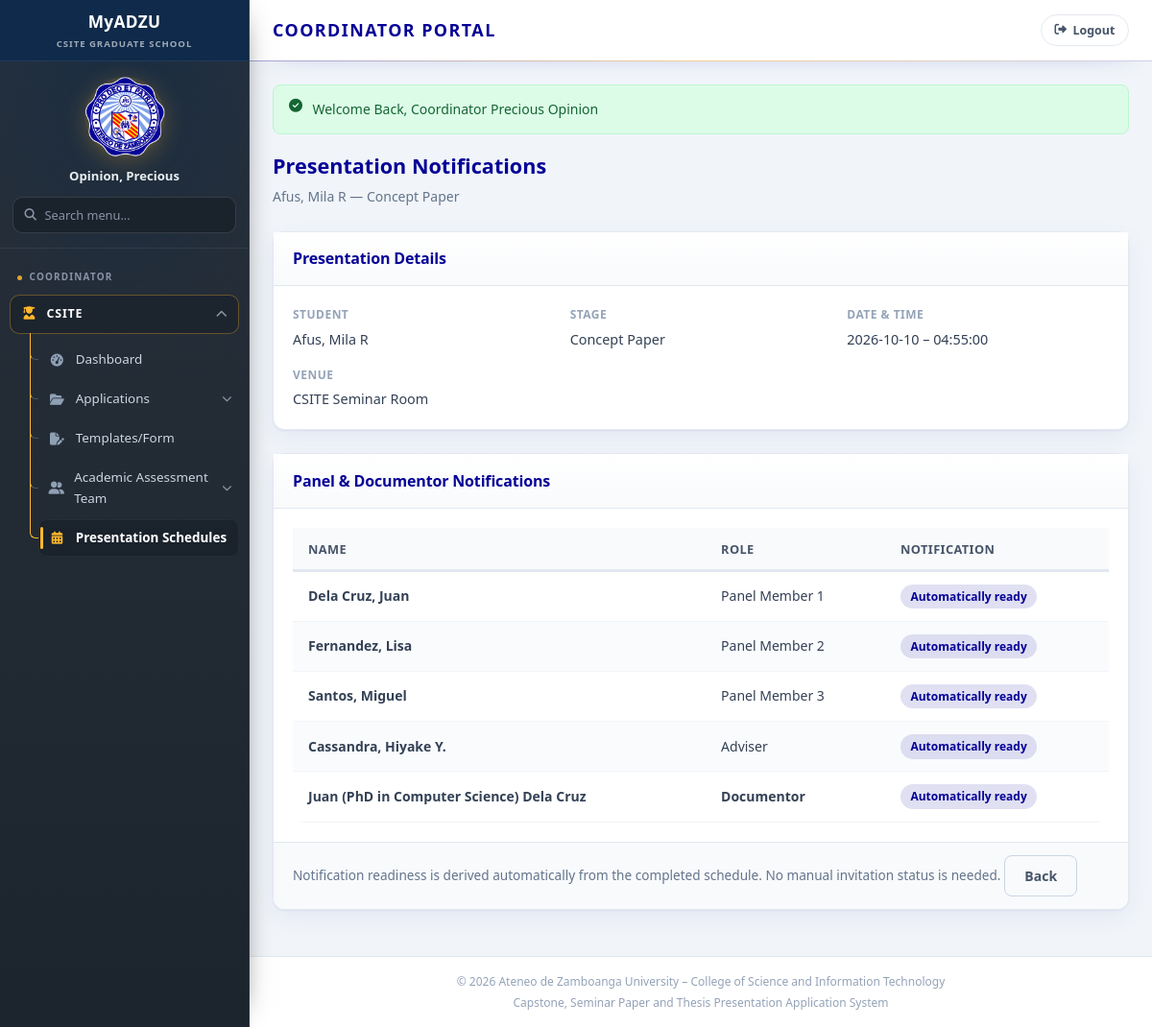
The page /coordinator/schedule/notification.php?id=4 (signed in) on the database its author committed.
### tables this page shows
CREATE TABLE `schedules` (
  `schedule_id` int(11) NOT NULL,
  `application_id` int(11) NOT NULL,
  `managed_by_user_id` int(11) NOT NULL,
  `presentation_date` date NOT NULL,
  `start_time` time NOT NULL,
  `end_time` time DEFAULT NULL,
  `venue` varchar(200) NOT NULL,
  `adviser_id` int(11) DEFAULT NULL,
  `documentor_first_name` varchar(100) DEFAULT NULL,
  `documentor_middle_name` varchar(100) DEFAULT NULL,
  `documentor_last_name` varchar(100) DEFAULT NULL,
  `status` enum('pending','confirmed','completed','cancelled') NOT NULL DEFAULT 'pending',
  `notes` text DEFAULT NULL,
  `created_at` timestamp NOT NULL DEFAULT current_timestamp(),
  `updated_at` timestamp NOT NULL DEFAULT current_timestamp() ON UPDATE current_timestamp()
);

CREATE TABLE `applications` (
  `application_id` int(11) NOT NULL,
  `user_id` int(11) NOT NULL,
  `presentation_stage` varchar(100) NOT NULL,
  `paper_title` text NOT NULL,
  `status` enum('submitted','under_review','for_payment','payment_recorded','ready_for_presentation','scheduled','approved','requires_revision','completed') DEFAULT 'submitted',
  `coordinator_comment` text DEFAULT NULL,
  `grad_school_endorsed` tinyint(1) NOT NULL DEFAULT 0,
  `payment_recorded` tinyint(1) NOT NULL DEFAULT 0,
  `receipt_number` varchar(100) DEFAULT NULL,
  `payment_date` date DEFAULT NULL,
  `payment_amount` decimal(10,2) DEFAULT NULL,
  `ready_for_presentation` tinyint(1) NOT NULL DEFAULT 0,
  `workflow_state` text DEFAULT NULL,
  `result` varchar(50) DEFAULT NULL,
  `submitted_at` timestamp NOT NULL DEFAULT current_timestamp(),
  `updated_at` timestamp NOT NULL DEFAULT current_timestamp() ON UPDATE current_timestamp(),
  `archived_at` timestamp NULL DEFAULT NULL
);

CREATE TABLE `advisor_pool` (
  `adviser_id` int(11) NOT NULL,
  `name` varchar(150) NOT NULL,
  `qualification` varchar(150) NOT NULL,
  `email` varchar(100) DEFAULT NULL,
  `availability` enum('available','unavailable') NOT NULL DEFAULT 'available',
  `notes` text DEFAULT NULL,
  `created_at` timestamp NOT NULL DEFAULT current_timestamp()
);

### includes/config/modules/25-prototype-store.php (called while the page is built, shortened)
<?php
function storeGet(string $key, array $default = []): array {
    return $_SESSION[$key] ?? $default;
}

### includes/config/db.php (called while the page is built, shortened)
<?php
class DB {
    private static $pdo = null;
    public static function getConnection() {
        if (self::$pdo === null) {
            $host = 'localhost';
            $db   = 'csite_grad_school';
            $user = 'root';
            $pass = '';
            $port = '3306';
            $dsn = "mysql:host=$host;port=$port;dbname=$db;charset=utf8mb4";
            try {
                self::$pdo = new PDO($dsn, $user, $pass, [
                    PDO::ATTR_ERRMODE            => PDO::ERRMODE_EXCEPTION,
                    PDO::ATTR_DEFAULT_FETCH_MODE => PDO::FETCH_ASSOC,
                    PDO::ATTR_EMULATE_PREPARES   => false,
                ]);
            } catch (PDOException $e) {
                die("Database Connection Error: " . $e->getMessage());
            }
        }
        return self::$pdo;
    }
    public static function query($sql, $params = []) {
        $pdo = self::getConnection();
        $stmt = $pdo->prepare($sql);
        $stmt->execute($params);
        return $stmt;
    }
}

### includes/config/modules/46-schedules.php (called while the page is built, shortened)
<?php
function findSchedule(string $id): ?array {
    if (class_exists('DB') && ctype_digit($id)) {
        try {
            $stmt = DB::getConnection()->prepare(
                'SELECT sc.schedule_id AS id, sc.application_id AS applicationId,
                        u.email AS studentEmail,
                        TRIM(CONCAT(s.last_name, ", ", s.first_name, IF(s.middle_initial IS NULL OR s.middle_initial = "", "", CONCAT(" ", s.middle_initial)))) AS studentName,
                        a.presentation_stage AS stage, sc.presentation_date AS date,
                        sc.start_time AS time, sc.venue, sc.status, ap.name AS adviser,
                        TRIM(CONCAT_WS(" ", sc.documentor_first_name, sc.documentor_middle_name, sc.documentor_last_name)) AS documentor,
                        GROUP_CONCAT(CONCAT(pm.last_name, ", ", pm.first_name, IF(pm.middle_name IS NULL OR pm.middle_name = "", "", CONCAT(" ", pm.middle_name)) ) ORDER BY spa.assignment_id SEPARATOR ", ") AS panel
                 FROM schedules sc
                 INNER JOIN applications a ON a.application_id = sc.application_id
                 INNER JOIN users u ON u.user_id = a.user_id
                 LEFT JOIN students s ON s.user_id = u.user_id
                 LEFT JOIN advisor_pool ap ON ap.adviser_id = sc.adviser_id
                 LEFT JOIN schedule_panel_assignments spa ON spa.schedule_id = sc.schedule_id
                 LEFT JOIN panel_members pm ON pm.panel_member_id = spa.panel_member_id
                 WHERE sc.schedule_id = :id
                 GROUP BY sc.schedule_id
                 LIMIT 1'
            );
            $stmt->execute(['id' => (int) $id]);
            return $stmt->fetch() ?: null;
        } catch (Throwable $e) {
            return null;
        }
    }
    return null;
}
function databaseSchedulePanelMembers(int $applicationId): array {
    if (!class_exists('DB') || $applicationId <= 0) return [];    try {
        $rows = DB::query(
                'SELECT pm.*, spa.panel_role
             FROM schedules sc
             INNER JOIN schedule_panel_assignments spa ON spa.schedule_id = sc.schedule_id
             INNER JOIN panel_members pm ON pm.panel_member_id = spa.panel_member_id
             WHERE sc.application_id = :application_id
             ORDER BY spa.assignment_id'
        , ['application_id' => $applicationId])->fetchAll();
        return array_map(static function (array $row): array {
            $member = normalizePanelMemberRow($row);
            if (isset($row['panel_role'])) {
                $member['panel_role'] = (string) $row['panel_role'];
            }
            return $member;
        }, $rows);
    } catch (Throwable $e) {
        return [];
    }
}

### includes/config/modules/45-pools.php (called while the page is built, shortened)
<?php
function normalizePanelMemberRow(array $row): array {
    $firstName = trim((string) ($row['first_name'] ?? ''));
    $middleName = trim((string) ($row['middle_name'] ?? ''));
    $lastName = trim((string) ($row['last_name'] ?? ''));
    $givenName = trim(implode(' ', array_filter([$firstName, $middleName])));
    return [
        'id' => (string) ($row['panel_member_id'] ?? $row['id'] ?? ''),
        'name' => $lastName !== '' ? $lastName . ', ' . $givenName : (string) ($row['name'] ?? ''),
        'first_name' => $firstName,
        'middle_name' => $middleName,
        'last_name' => $lastName,
        'qualification' => (string) ($row['qualification'] ?? ''),
        'email' => (string) ($row['email'] ?? ''),
        'notes' => (string) ($row['notes'] ?? ''),
        'panelSessions' => (int) ($row['panel_sessions'] ?? $row['panelSessions'] ?? 0),
        'availability' => (string) ($row['availability'] ?? 'available'),
    ];
}

### includes/config/modules/10-ui-and-urls.php (called while the page is built, shortened)
<?php
function url(string $path): string {
    return BASE_URL . '/' . ltrim($path, '/');
}

### coordinator/schedule/notification.php (the view, shortened to what this page needs)
<?php
require_once __DIR__ . '/../../includes/config/db.php';
$sch = findSchedule((string) ($_GET['id'] ?? '')) ?? (storeGet('schedules')[0] ?? null);
$notificationPanelMembers = $sch ? databaseSchedulePanelMembers((int) ($sch['applicationId'] ?? 0)) : [];
$panelNames = array_map(static function (array $member): string {
    return trim($member['last_name'] . ', ' . $member['first_name'] . (!empty($member['middle_name']) ? ' ' . $member['middle_name'] : ''));
}, $notificationPanelMembers);
$isScheduled = $sch && !empty($sch['date']) && !empty($sch['time']) && !empty($sch['venue']);
require_once __DIR__ . '/../../includes/layout/header.php';
?>
<div class="page-header">
    <h2>Presentation Notifications</h2>
    <p><?= $sch ? htmlspecialchars(($sch['studentName'] ?? '') . ' — ' . ($sch['stage'] ?? '')) : 'Notification status for panel members and documentor.' ?></p>
</div>
<div class="card">
    <div class="card-header"><h3>Presentation Details</h3></div>
    <div class="card-body">
        <div class="detail-grid">
            <div class="detail-item"><label>Student</label><span><?= htmlspecialchars($sch['studentName'] ?? '—') ?></span></div>
            <div class="detail-item"><label>Stage</label><span><?= htmlspecialchars($sch['stage'] ?? '—') ?></span></div>
            <div class="detail-item"><label>Date &amp; Time</label><span><?= $sch ? htmlspecialchars(($sch['date'] ?? '') . ' – ' . ($sch['time'] ?? '')) : '—' ?></span></div>
            <?php if (!empty($sch['venue'])): ?>
            <div class="detail-item"><label>Venue</label><span><?= htmlspecialchars($sch['venue']) ?></span></div>
            <?php endif; ?>
        </div>
    </div>
</div>
<div class="card">
    <div class="card-header"><h3>Panel &amp; Documentor Notifications</h3></div>
    <div class="card-body">
        <div class="table-responsive">
            <table class="data-table">
                <thead>
                    <tr><th>Name</th><th>Role</th><th>Notification</th></tr>
                </thead>
                <tbody>
                    <?php foreach ($panelNames as $i => $name): ?>
                    <tr>
                        <td><strong><?= htmlspecialchars($name) ?></strong></td>
                        <td>Panel Member <?= $i + 1 ?></td>
                        <td><?= $isScheduled ? '<span class="status-badge status-confirmed">Automatically ready</span>' : '<span class="status-badge status-pending">Waiting for schedule details</span>' ?></td>
                    </tr>
                    <?php endforeach; ?>
                    <tr>
                        <td><strong><?= htmlspecialchars($sch['adviser'] ?? '—') ?></strong></td>
                        <td>Adviser</td>
                        <td><?= $isScheduled ? '<span class="status-badge status-confirmed">Automatically ready</span>' : '<span class="status-badge status-pending">Waiting for schedule details</span>' ?></td>
                    </tr>
                    <tr>
                        <td><strong><?= htmlspecialchars($sch['documentor'] ?? '—') ?></strong></td>
                        <td><strong>Documentor</strong></td>
                        <td><?= $isScheduled ? '<span class="status-badge status-confirmed">Automatically ready</span>' : '<span class="status-badge status-pending">Waiting for schedule details</span>' ?></td>
                    </tr>
                </tbody>
            </table>
        </div>
    </div>
    <div class="card-footer">
        <span style="font-size:.85rem;color:var(--gray-500);">Notification readiness is derived automatically from the completed schedule. No manual invitation status is needed.</span>
        <a href="<?= url('coordinator/schedule/manage.php') ?>" class="btn btn-outline">Back</a>
    </div>
</div>
<?php require_once __DIR__ . '/../../includes/layout/footer.php'; ?>

### assets/css/shared/00-base.css (style rules this page uses)
:root { --adzu-navy: #060297; --adzu-navy-light: #2018c0; --adzu-navy-dark: #040170; --adzu-gold: #FFB82B; --adzu-gold-hover: #e5a526; --adzu-blue: #4285F4; --white: #ffffff; --gray-50: #f8fafc; --gray-100: #f1f5f9; --gray-200: #e2e8f0; --gray-300: #cbd5e1; --gray-400: #94a3b8; --gray-500: #64748b; --gray-600: #475569; --gray-700: #334155; --gray-800: #1e293b; --success: #16a34a; --success-bg: #dcfce7; --warning: #ca8a04; --warning-bg: #fef9c3; --danger: #dc2626; --danger-bg: #fee2e2; --info: #2563eb; --info-bg: #dbeafe; --purple: #7c3aed; --purple-bg: #ede9fe; --sidebar-width: 260px; --topbar-height: 64px; --radius: 8px; --radius-lg: 12px; --shadow: 0 1px 3px rgba(6, 2, 151, 0.08); --shadow-md: 0 4px 12px rgba(6, 2, 151, 0.1); --transition: 0.2s ease; --font: 'Source Sans 3', 'Segoe UI', sans-serif; --font-heading: 'Montserrat', 'Segoe UI', sans-serif; }
*, *::before, *::after { box-sizing: border-box; margin: 0; padding: 0; }
html { scroll-behavior: smooth; }
body { font-family: var(--font); font-size: 15px; line-height: 1.6; color: var(--gray-700); background: var(--gray-100); min-height: 100vh; }
h1, h2, h3, h4, h5, h6, .topbar-title h1, .section-title, .page-header h2, .card-header h3 { font-family: var(--font-heading); }
a { color: var(--adzu-navy); text-decoration: none; transition: color var(--transition); }
.btn { display: inline-flex; align-items: center; justify-content: center; gap: 0.5rem; padding: 0.65rem 1.25rem; font-size: 0.875rem; font-weight: 600; font-family: var(--font); border: none; border-radius: var(--radius); cursor: pointer; transition: all var(--transition); text-decoration: none; line-height: 1.4; }
.btn-outline { background: transparent; border: 1px solid var(--gray-300); color: var(--gray-600); }

### assets/css/applications/10-student-application.css (style rules this page uses)
.page-header { margin-bottom: 1.5rem; }
.page-header h2 { font-size: 1.35rem; font-weight: 700; color: var(--adzu-navy); margin-bottom: 0.25rem; }
.page-header p { font-size: 0.875rem; color: var(--gray-500); }
.card { background: var(--white); border: 1px solid var(--gray-200); border-radius: var(--radius-lg); box-shadow: var(--shadow); margin-bottom: 1.5rem; }
.card-header { padding: 1rem 1.25rem; border-bottom: 1px solid var(--gray-200); display: flex; align-items: center; justify-content: space-between; gap: 1rem; flex-wrap: wrap; }
.card-header h3 { font-size: 1rem; font-weight: 600; color: var(--adzu-navy); }
.card-body { padding: 1.25rem; }
.card-footer { padding: 0.85rem 1.25rem; border-top: 1px solid var(--gray-200); background: var(--gray-50); border-radius: 0 0 var(--radius-lg) var(--radius-lg); }
.table-responsive { overflow-x: auto; }
.data-table { width: 100%; border-collapse: collapse; font-size: 0.875rem; }
.data-table th { background: var(--gray-50); padding: 0.75rem 1rem; text-align: left; font-weight: 600; color: var(--gray-600); font-size: 0.8rem; text-transform: uppercase; letter-spacing: 0.03em; border-bottom: 2px solid var(--gray-200); white-space: nowrap; }
.data-table td { padding: 0.75rem 1rem; border-bottom: 1px solid var(--gray-100); vertical-align: middle; }

### assets/css/coordinator/20-applications-list.css (style rules this page uses)
.status-badge { display: inline-block; padding: 0.2rem 0.65rem; border-radius: 999px; font-size: 0.75rem; font-weight: 600; white-space: nowrap; }
.status-confirmed { background: rgba(6, 2, 151, 0.12); color: var(--adzu-navy); }

### assets/css/coordinator/40-notifications.css (style rules this page uses)
.detail-grid { display: grid; grid-template-columns: repeat(auto-fit, minmax(220px, 1fr)); gap: 1rem; }
.detail-item label { display: block; font-size: 0.75rem; font-weight: 600; color: var(--gray-400); text-transform: uppercase; letter-spacing: 0.04em; margin-bottom: 0.2rem; }
.detail-item span { font-size: 0.9rem; color: var(--gray-700); font-weight: 500; }

### rows shown on the page
schedules: application.presentation_stage "Concept Paper", presentation_date+start_time "2026-10-10 – 04:55:00", venue "CSITE Seminar Room", adviser.name "Cassandra, Hiyake Y."

### other values the page prints
$userName "Opinion, Precious"
$item['label'] "Dashboard"
$item['label'] "Applications"
$item['label'] "Templates/Form"
$item['label'] "Academic Assessment Team"
$item['label'] "Presentation Schedules"
$flash['message'] "Welcome Back, Coordinator Precious Opinion"
$sch['studentName'] "Afus, Mila R"
$name "Dela Cruz, Juan"
$name "Fernandez, Lisa"
$name "Santos, Miguel"
$sch['documentor'] "Juan (PhD in Computer Science) Dela Cruz"
SITE_TAGLINE "Capstone, Seminar Paper and Thesis Presentation Application System"
